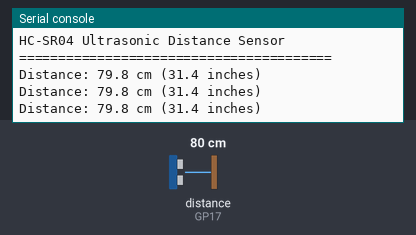
Recording of a program running on a simulated Raspberry Pi Pico running MicroPython. Parts: the last lines printed to the serial console. The test bench sets the inputs (shaded band); at power-on: distance to the obstacle (sensor on GP17) 80 cm. The echo pulse lasts 58.3 µs per cm.

Above: at 1.2 s.
1.3 s: distance to the obstacle (sensor on GP17) set to 2 cm
At 1.9 s:
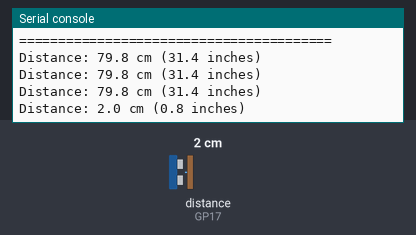
2.8 s: distance to the obstacle (sensor on GP17) set to 4 cm
At 3.4 s:
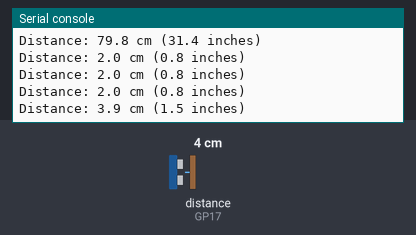
Timing chart, 0 to 5.8 s (numbered marks = the images above; inputs shaded):
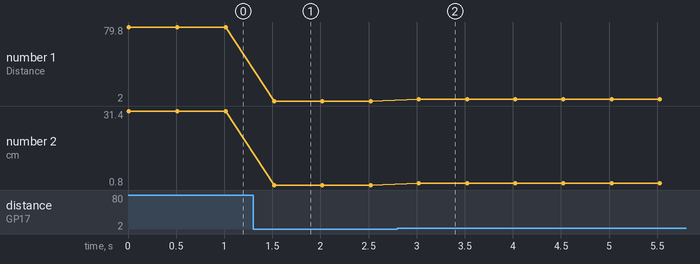

The program:

SR05-distance.py
```python
import machine
import time

class HCSR04:
    """
    Driver for HC-SR04/HC-SR05 Ultrasonic Distance Sensor
    Works with Raspberry Pi Pico 2W
    """

    def __init__(self, trigger_pin, echo_pin):
        """
        Initialize the ultrasonic sensor

        Args:
            trigger_pin (int): GPIO pin number for TRIG pin
            echo_pin (int): GPIO pin number for ECHO pin
        """
        self.trigger = machine.Pin(trigger_pin, machine.Pin.OUT)
        self.echo = machine.Pin(echo_pin, machine.Pin.IN)

        # Ensure trigger pin is low initially
        self.trigger.value(0)

    def distance_cm(self):
        """
        Calculate distance in centimeters

        Returns:
            float: Distance in centimeters
        """
        # Send a 10 microsecond pulse to trigger the sensor
        self.trigger.value(0)
        time.sleep_us(2)
        self.trigger.value(1)
        time.sleep_us(10)
        self.trigger.value(0)

        # Measure the time the echo pin is high
        timeout = time.ticks_us() + 50000  # 50ms timeout to prevent hanging

        # Wait for echo pin to go high
        while self.echo.value() == 0:
            if time.ticks_us() > timeout:
                return None

        pulse_start = time.ticks_us()

        # Wait for echo pin to go low
        while self.echo.value() == 1:
            if time.ticks_us() > timeout:
                return None

        pulse_end = time.ticks_us()

        # Calculate pulse duration in microseconds
        pulse_duration = pulse_end - pulse_start

        # Speed of sound = 343 m/s = 0.0343 cm/us
        # Distance = (pulse_duration * 0.0343) / 2
        # We divide by 2 because the sound travels to the object and back
        distance = (pulse_duration * 0.0343) / 2

        return distance

    def distance_inches(self):
        """
        Calculate distance in inches

        Returns:
            float: Distance in inches
        """
        distance_cm = self.distance_cm()
        if distance_cm is None:
            return None
        return distance_cm / 2.54


# Example usage
if __name__ == "__main__":
    # Configure pins - adjust these based on your wiring
    TRIGGER_PIN = 16  # GPIO16 (Pin 21)
    ECHO_PIN = 17     # GPIO17 (Pin 22)

    # Create sensor instance
    sensor = HCSR04(TRIGGER_PIN, ECHO_PIN)

    print("HC-SR04 Ultrasonic Distance Sensor")
    print("=" * 40)

    try:
        while True:
            distance_cm = sensor.distance_cm()

            if distance_cm is not None:
                distance_inches = distance_cm / 2.54
                print(f"Distance: {distance_cm:.1f} cm ({distance_inches:.1f} inches)")
            else:
                print("Waiting for sensor to get a reading. Place an object in front of the sensor.")

            time.sleep(0.5)  # Wait 0.5 seconds before next measurement

    except KeyboardInterrupt:
        print("\nMeasurement stopped by user")
```

Measured:
- after the input at 1.3 s, the serial console: prints a new line after 0.22 s (image 1)
- after the input at 2.8 s, the serial console: prints a new line after 0.22 s (image 2)
- plotted number 1: 79.8 → 2 after the input at 1.3 s, 2 → 3.9 after the input at 2.8 s
- plotted number 2: 31.4 → 0.8 after the input at 1.3 s, 0.8 → 1.5 after the input at 2.8 s
